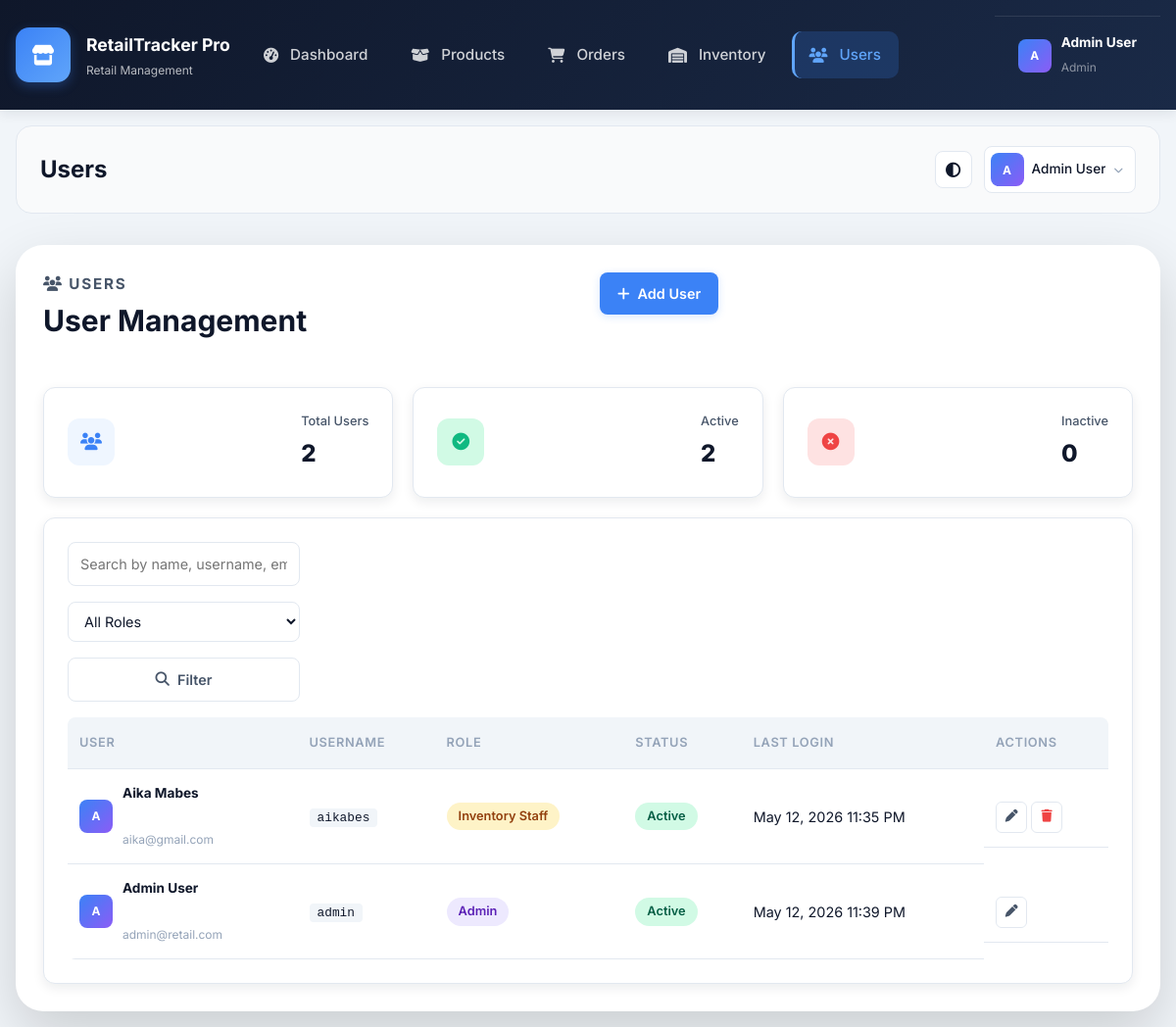
Page /index.php?page=users (signed in) on the earlier database version.
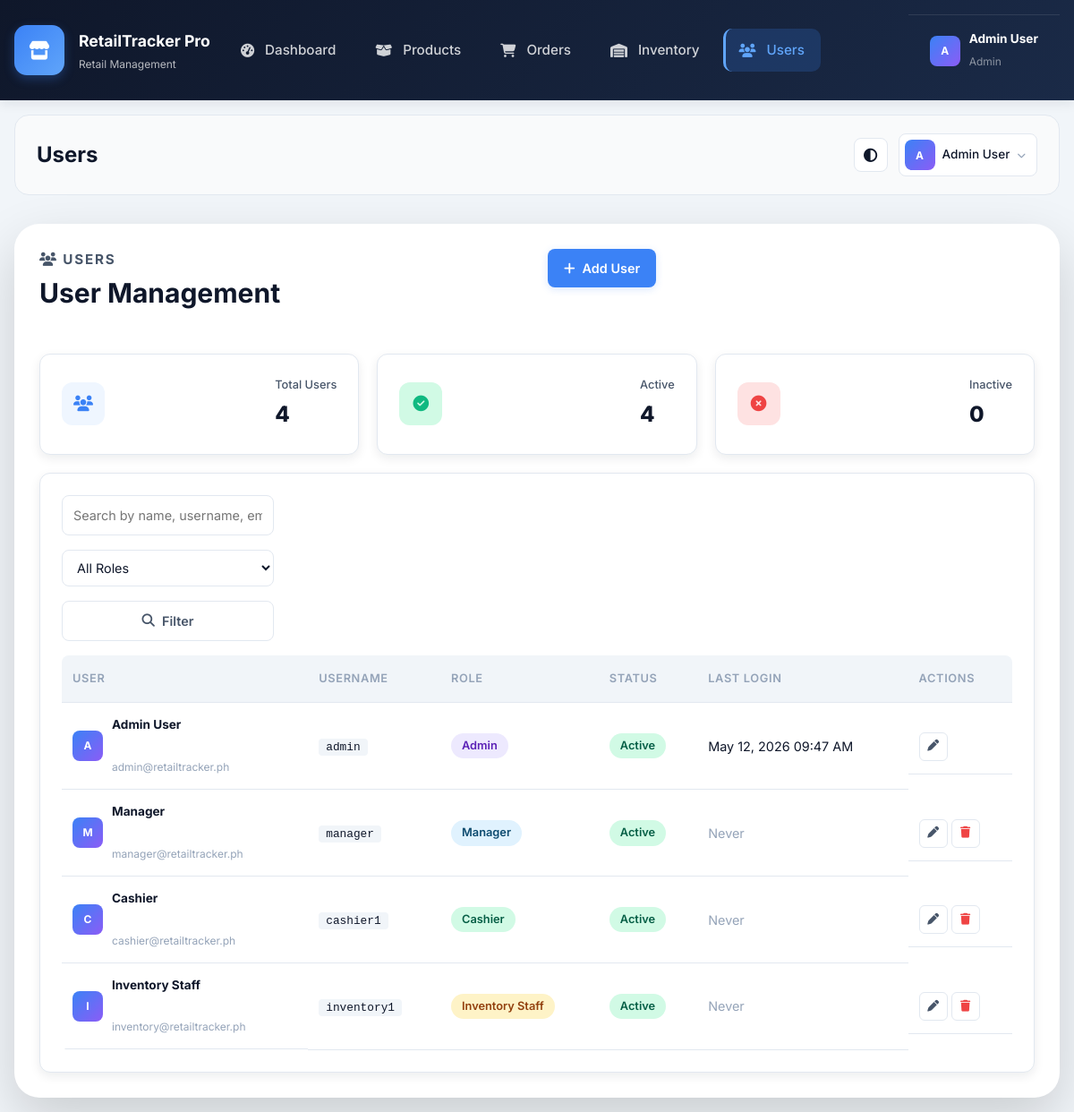
Same page on the later database version.
### tables this page shows
CREATE TABLE `users` (
  `user_id` int(11) NOT NULL,
  `username` varchar(50) NOT NULL,
  `email` varchar(100) NOT NULL DEFAULT '',
  `password_hash` varchar(255) NOT NULL,
  `full_name` varchar(100) NOT NULL,
  `phone` varchar(30) DEFAULT NULL,
  `role` enum('Admin','Manager','Cashier','Inventory Staff') NOT NULL DEFAULT 'Cashier',
  `avatar` varchar(255) DEFAULT NULL,
  `is_active` tinyint(1) DEFAULT 1,
  `force_password_change` tinyint(1) DEFAULT 0,
  `password_changed_at` datetime DEFAULT NULL,
  `login_attempts` int(11) DEFAULT 0,
  `locked_until` datetime DEFAULT NULL,
  `last_login` datetime DEFAULT NULL,
  `last_activity` datetime DEFAULT NULL,
  `created_by` int(11) DEFAULT NULL,
  `created_at` datetime DEFAULT current_timestamp(),
  `updated_at` datetime DEFAULT current_timestamp() ON UPDATE current_timestamp(),
  `deleted_at` datetime DEFAULT NULL
);

### index.php (called while the page is built, shortened)
<?php
$page = sanitize_input($_GET['page'] ?? 'dashboard');
require_once __DIR__ . '/includes/header.php';
require_once __DIR__ . '/pages/' . $page . '.php';
require_once __DIR__ . '/includes/footer.php';

### includes/auth.php (called while the page is built, shortened)
<?php
function current_user()
{
    return $_SESSION['user'] ?? null;
}

### includes/helpers.php (called while the page is built, shortened)
<?php
function e($value)
{
    return htmlspecialchars((string) $value, ENT_QUOTES, 'UTF-8');
}
function sanitize_input($value)
{
    return trim(strip_tags((string) $value));
}
function format_datetime($value)
{
    $ts = strtotime($value);
    return $ts ? date('M d, Y h:i A', $ts) : '—';
}

### config/db.php (called while the page is built, shortened)
<?php
$conn = null;
function db()
{
    global $conn;
    if ($conn !== null) {
        return $conn;
    }
    $host = 'localhost';
    $username = 'root';
    $password = '';
    $database = 'retail_tracker_pro';
    $conn = new mysqli($host, $username, $password, $database);
    $conn->set_charset('utf8mb4');
    return $conn;
}
function db_query($sql, $types = '', $params = [])
{
    if ($types === '' || empty($params)) {
        $result = db()->query($sql);
        return $result;
    }
    $stmt = db()->prepare($sql);
    $stmt->bind_param($types, ...$params);
    $stmt->execute();
    $result = $stmt->get_result();
    return $result ?: $stmt;
}

### pages/users.php (the view, shortened to what this page needs)
<?php
$totalUsers = db_query("SELECT COUNT(*) AS cnt FROM users WHERE deleted_at IS NULL")->fetch_assoc()['cnt'];
$activeUsers = db_query("SELECT COUNT(*) AS cnt FROM users WHERE deleted_at IS NULL AND is_active=1")->fetch_assoc()['cnt'];
$inactiveUsers = $totalUsers - $activeUsers;
$search = sanitize_input($_GET['search'] ?? '');
$sql = "SELECT * FROM users WHERE deleted_at IS NULL";
$types = '';
$params = [];
$sql .= " ORDER BY created_at DESC";
$users = db_query($sql, $types, $params)->fetch_all(MYSQLI_ASSOC);
function role_badge_class($role) {
    $map = ['Admin' => 'badge-purple', 'Manager' => 'badge-info', 'Inventory Staff' => 'badge-warning', 'Cashier' => 'badge-success'];
    return $map[$role] ?? 'badge-default';
}
?>
<section class="section-header">
    <div>
        <p class="eyebrow"><i class="fa-solid fa-users"></i> Users</p>
        <h1>User Management</h1>
    </div>
    <div class="header-actions">
        <a href="index.php?page=users-create" class="button button-primary"><i class="fa-solid fa-plus"></i> Add User</a>
    </div>
</section>
<div class="stats-grid stats-grid-3">
    <article class="stat-card stat-primary">
        <div class="stat-icon"><i class="fa-solid fa-users"></i></div>
        <div class="stat-info"><p>Total Users</p><h2><?= e($totalUsers) ?></h2></div>
    </article>
    <article class="stat-card stat-success">
        <div class="stat-icon"><i class="fa-solid fa-circle-check"></i></div>
        <div class="stat-info"><p>Active</p><h2><?= e($activeUsers) ?></h2></div>
    </article>
    <article class="stat-card stat-danger">
        <div class="stat-icon"><i class="fa-solid fa-circle-xmark"></i></div>
        <div class="stat-info"><p>Inactive</p><h2><?= e($inactiveUsers) ?></h2></div>
    </article>
</div>
<section class="panel">
    <div class="panel-actions">
        <form method="get" class="search-filters">
            <input type="text" name="search" value="<?= e($search) ?>" placeholder="Search by name, username, email..." />
            <select name="role">
                <option value="">All Roles</option>
            </select>
            <button type="submit" class="button button-tertiary"><i class="fa-solid fa-search"></i> Filter</button>
        </form>
    </div>
    <div class="table-scroll">
        <table class="table-basic">
            <thead><tr><th>User</th><th>Username</th><th>Role</th><th>Status</th><th>Last Login</th><th>Actions</th></tr></thead>
            <tbody>
            <?php if (empty($users)): ?>
                <tr><td colspan="6" class="empty-state"><i class="fa-solid fa-users"></i><p>No users found</p></td></tr>
            <?php else: foreach ($users as $u):
                $isSelf = ($u['user_id'] == current_user()['user_id']);
            ?>
            <tr>
                <td class="product-cell">
                    <div class="user-avatar-sm"><?= e(strtoupper(substr($u['full_name'],0,1))) ?></div>
                    <div><strong><?= e($u['full_name']) ?></strong><br><small class="text-muted"><?= e($u['email'] ?? '—') ?></small></div>
                </td>
                <td><code><?= e($u['username']) ?></code></td>
                <td><span class="badge <?= role_badge_class($u['role']) ?>"><?= e($u['role']) ?></span></td>
                <td>
                    <?php if ($u['is_active']): ?>
                        <span class="badge badge-success">Active</span>
                    <?php else: ?>
                        <span class="badge badge-danger">Inactive</span>
                    <?php endif; ?>
                </td>
                <td><?= $u['last_login'] ? format_datetime($u['last_login']) : '<span class="text-muted">Never</span>' ?></td>
                <td class="actions-cell">
                    <a class="btn-icon" href="index.php?page=users-edit&id=<?= $u['user_id'] ?>" title="Edit"><i class="fa-solid fa-pen"></i></a>
                    <?php if (!$isSelf): ?>
                    <a class="btn-icon btn-danger" href="index.php?page=users-delete&id=<?= $u['user_id'] ?>" onclick="return confirm('Delete user <?= e($u['full_name']) ?>?')" title="Delete"><i class="fa-solid fa-trash"></i></a>
                    <?php endif; ?>
                </td>
            </tr>
            <?php endforeach; endif; ?>
            </tbody>
        </table>
    </div>
</section>

### includes/header.php (shortened to what this page needs)
<?php
$user = current_user();
$currentPage = $_GET['page'] ?? 'dashboard';
$currentModule = explode('-', $currentPage)[0];
?>
<!DOCTYPE html>
<html lang="en">
<head>
    <link rel="stylesheet" href="assets/css/style.css" />
    <link rel="stylesheet" href="https://cdnjs.cloudflare.com/ajax/libs/font-awesome/6.5.1/css/all.min.css" />
</head>
<body>
<div class="app-shell">
    <aside class="app-sidebar" id="appSidebar">
        <div class="sidebar-header">
            <div class="brand-logo">
                <div class="brand-mark"><i class="fa-solid fa-store"></i></div>
                <div class="brand-text"><h1>RetailTracker Pro</h1><p>Retail Management</p></div>
            </div>
        </div>
        <nav class="nav-menu">
            <?php
            $navItems = [
                ['page' => 'dashboard', 'icon' => 'fa-gauge-high',    'label' => 'Dashboard'],
                ['page' => 'products',  'icon' => 'fa-box-open',      'label' => 'Products'],
                ['page' => 'orders',    'icon' => 'fa-cart-shopping',  'label' => 'Orders'],
                ['page' => 'inventory', 'icon' => 'fa-warehouse',     'label' => 'Inventory'],
                ['page' => 'users',     'icon' => 'fa-users',         'label' => 'Users'],
            ];
            foreach ($navItems as $nav):
                $activeClass = ($currentModule === $nav['page']) ? ' active' : '';
            ?>
            <a href="index.php?page=<?= $nav['page'] ?>" class="nav-item<?= $activeClass ?>">
                <i class="fa-solid <?= $nav['icon'] ?>"></i><span><?= $nav['label'] ?></span>
            </a>
            <?php endforeach; ?>
        </nav>
        <div class="sidebar-footer">
            <div class="sidebar-user">
                <div class="user-avatar-sm"><?= e(strtoupper(substr($user['full_name'] ?? 'U', 0, 1))) ?></div>
                <div><strong><?= e($user['full_name'] ?? 'User') ?></strong><small><?= e($user['role'] ?? '') ?></small></div>
            </div>
        </div>
    </aside>
    <div class="app-content">
        <header class="topbar">
            <div class="topbar-left">
                <h2><?= e(ucfirst(str_replace('-', ' ', $currentPage))) ?></h2>
            </div>
            <div class="topbar-right">
                <button class="icon-btn" id="themeToggle" title="Toggle theme"><i class="fa-solid fa-circle-half-stroke"></i></button>
                <div class="user-menu-wrapper">
                    <button class="user-menu-btn" id="userMenuToggle">
                        <div class="user-avatar-sm"><?= e(strtoupper(substr($user['full_name'] ?? 'U', 0, 1))) ?></div>
                        <span class="user-menu-name"><?= e($user['full_name'] ?? 'User') ?></span>
                        <i class="fa-solid fa-chevron-down"></i>
                    </button>
                </div>
            </div>
        </header>
        <main class="page-inner">

### includes/footer.php (shortened to what this page needs)
        </main>
    </div>
</div>
</body>
</html>

Differences in the rows shown:
removed users: full_name "A", full_name "Aika Mabes", email "aika@gmail.com", username "aikabes", role "Inventory Staff", is_active "Active", last_login "May 12, 2026 11:35 PM"
changed users "Admin User": email "admin@retail.com" → "admin@retailtracker.ph"; last_login "May 12, 2026 11:39 PM" → "May 12, 2026 09:47 AM"
added users: full_name "M", full_name "Manager", email "manager@retailtracker.ph", username "manager", role "Manager", is_active "Active", shows "Never"
added users: full_name "C", full_name "Cashier", email "cashier@retailtracker.ph", username "cashier1", role "Cashier", is_active "Active", shows "Never"
added users: full_name "I", full_name "Inventory Staff", email "inventory@retailtracker.ph", username "inventory1", role "Inventory Staff", is_active "Active", shows "Never"
Other differences:
$totalUsers: "2" → "4"
$activeUsers: "2" → "4"
